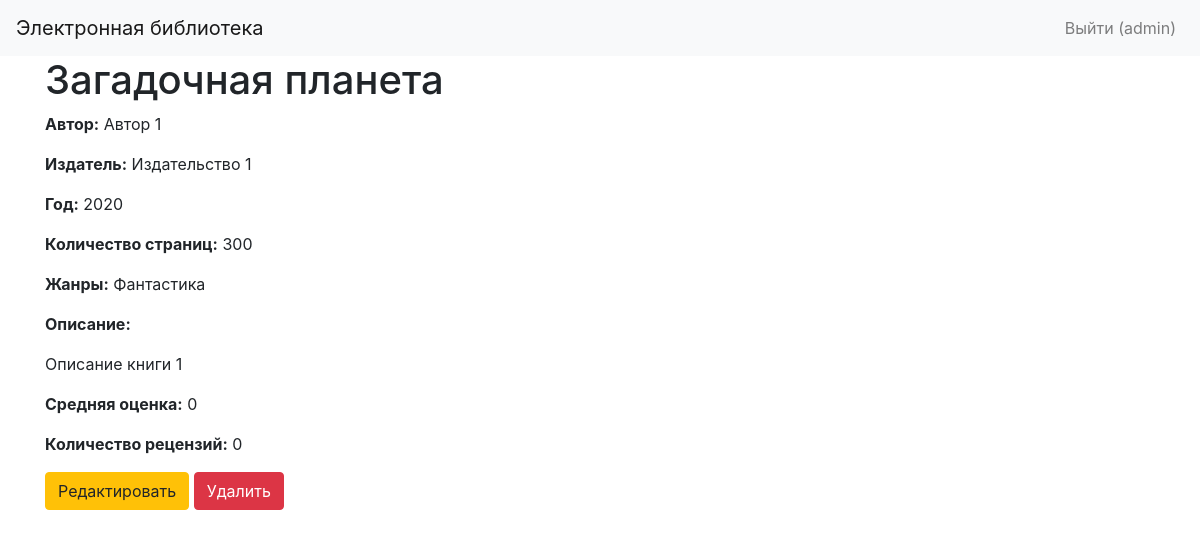
Page /book/1 (signed in) on the committed database.
### app.py (models this page shows)
class User(db.Model, UserMixin):
    id = db.Column(db.Integer, primary_key=True)
    username = db.Column(db.String(255), unique=True, nullable=False)
    password_hash = db.Column(db.String(255), nullable=False)
    last_name = db.Column(db.String(255), nullable=False)
    first_name = db.Column(db.String(255), nullable=False)
    middle_name = db.Column(db.String(255))
    role_id = db.Column(db.Integer, db.ForeignKey('role.id'), nullable=False)
    reviews = db.relationship('Review', backref='user', lazy=True)

class Book(db.Model):
    id = db.Column(db.Integer, primary_key=True)
    title = db.Column(db.String(255), nullable=False)
    description = db.Column(db.Text, nullable=False)
    year = db.Column(db.Integer, nullable=False)
    publisher = db.Column(db.String(255), nullable=False)
    author = db.Column(db.String(255), nullable=False)
    pages = db.Column(db.Integer, nullable=False)
    cover_id = db.Column(db.Integer, db.ForeignKey('cover.id'), nullable=False)
    genres = db.relationship('Genre', secondary='book_genre', back_populates='books')
    reviews = db.relationship('Review', backref='book', lazy=True)
    @property
    def average_rating(self):
        total_rating = sum(review.rating for review in self.reviews)
        num_reviews = len(self.reviews)
        return total_rating / num_reviews if num_reviews > 0 else 0

class Genre(db.Model):
    id = db.Column(db.Integer, primary_key=True)
    name = db.Column(db.String(255), unique=True, nullable=False)
    books = db.relationship('Book', secondary='book_genre', back_populates='genres')

### app.py (the view)
@app.route('/book/<int:book_id>')
def book_detail(book_id):
    book = Book.query.get_or_404(book_id)
    return render_template('book_detail.html', book=book)

### app.py (called while the page is built)
@login_manager.user_loader
def load_user(user_id):
    return User.query.get(int(user_id))

### templates/book_detail.html (shortened to what this page needs)
{% extends "base.html" %}
{% block content %}
<h1>{{ book.title }}</h1>
<p><strong>Автор:</strong> {{ book.author }}</p>
<p><strong>Издатель:</strong> {{ book.publisher }}</p>
<p><strong>Год:</strong> {{ book.year }}</p>
<p><strong>Количество страниц:</strong> {{ book.pages }}</p>
<p><strong>Жанры:</strong>
    {% for genre in book.genres %}
        {{ genre.name }}{% if not loop.last %}, {% endif %}
    {% endfor %}
</p>
<p><strong>Описание:</strong></p>
<p>{{ book.description }}</p>
<p><strong>Средняя оценка:</strong> {{ book.average_rating }}</p>
<p><strong>Количество рецензий:</strong> {{ book.reviews|length }}</p>
{% if current_user.is_authenticated %}
    <a href="{{ url_for('edit_book', book_id=book.id) }}" class="btn btn-warning" {% if current_user.role.name not in ['Администратор', 'Модератор'] %}style="display:none"{% endif %}>Редактировать</a>
    <form action="{{ url_for('delete_book', book_id=book.id) }}" method="post" style="display:inline">
        <button type="submit" class="btn btn-danger" onclick="return confirm('Вы уверены, что хотите удалить эту книгу?');" {% if current_user.role.name != 'Администратор' %}style="display:none"{% endif %}>Удалить</button>
    </form>
{% endif %}
{% endblock %}

### templates/base.html (shortened to what this page needs)
<!DOCTYPE html>
<html lang="ru">
<head>
    <link rel="stylesheet" href="https://stackpath.bootstrapcdn.com/bootstrap/4.5.2/css/bootstrap.min.css">
</head>
<body>
<nav class="navbar navbar-expand-lg navbar-light bg-light">
    <a class="navbar-brand" href="{{ url_for('index') }}">Электронная библиотека</a>
    <div class="collapse navbar-collapse" id="navbarNav">
        <ul class="navbar-nav ml-auto">
            {% if current_user.is_authenticated %}
                <li class="nav-item">
                    <a class="nav-link" href="{{ url_for('logout') }}">Выйти ({{ current_user.username }})</a>
                </li>
            {% endif %}
        </ul>
    </div>
</nav>
<div class="container">
    {% block content %}{% endblock %}
</div>
</body>
</html>

### rows in the picture
User: username "admin"
Book: title "Загадочная планета", author "Автор 1", publisher "Издательство 1", year "2020", pages "300", description "Описание книги 1"
Genre: name "Фантастика"

### other values in the picture
{{ book.average_rating }} "0"
{{ book.reviews|length }} "0"
